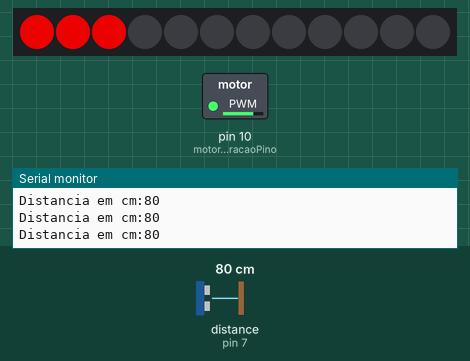
This sketch was run on a simulated Arduino Uno, built with avr-gcc and run on an emulated ATmega328P. Shown: 12 RGB LEDs in strip order, left to right, switched loads named in the sketch (green lamp = pin HIGH), the last lines printed to the serial monitor. Wiring (inferred from the names in the program): ultrasonic range finder: trigger pin 7; echo pin 7. Dashed ring = blinking. Inputs (shaded band) come from the test bench; at power-on: distance to the obstacle (sensor on pin 7) 80 cm. The echo pulse lasts 58.3 µs per cm; dim RGB values are drawn brighter than linear.

Above: at 1.3 s.
1.4 s: distance to the obstacle (sensor on pin 7) set to 2 cm
At 1.9 s:
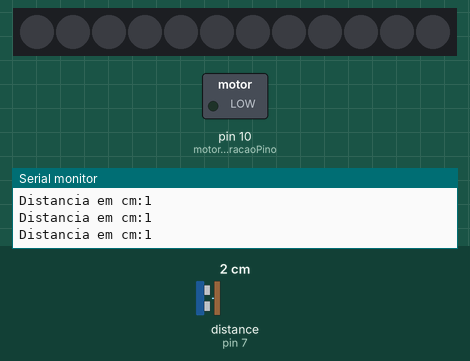
2.9 s: distance to the obstacle (sensor on pin 7) set to 120 cm
At 3.8 s:
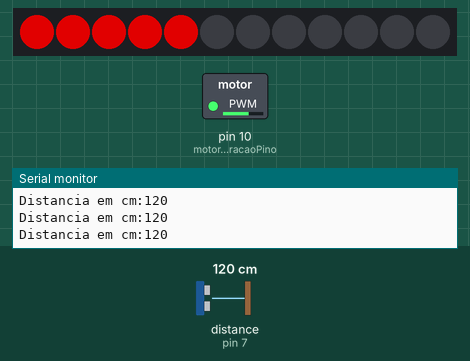
4.6 s: distance to the obstacle (sensor on pin 7) set to 250 cm
At 5.5 s:
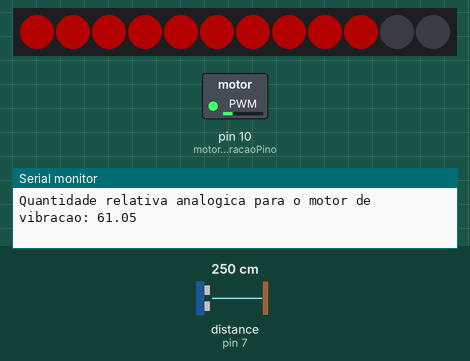
6.3 s: distance to the obstacle (sensor on pin 7) set to 35 cm
At 6.94 s:
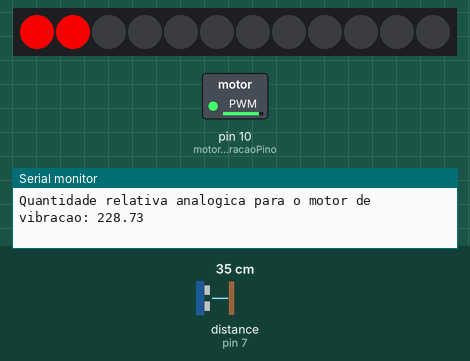
Timing chart, 0 to 9.6 s (numbered marks = the images above; inputs shaded):
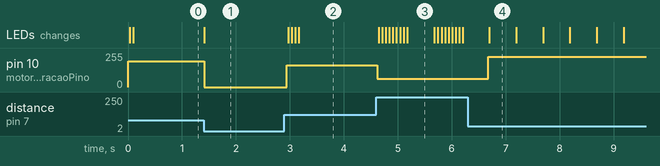

The sketch:

TesteDoisDetectarSinalizar.ino
```cpp
#include <Adafruit_NeoPixel.h>

// Led Strip Logic
const int numeroDePixels = 12;
const int pinoDoLed = 2;
Adafruit_NeoPixel ledStrip = Adafruit_NeoPixel(numeroDePixels, pinoDoLed, NEO_GRB + NEO_KHZ800);

const int sensorMaxDistance = 330;  // Maximum distance that the sensor can detect
const int sensorMinDistance = 5;    // Minimum distance that the sensor can detect
const int motorDeVibracaoPino = 10; // Vibration Motor Pin
const int pingPin = 7;              // Trigger Pin of Ultrasonic Sensor

int flag, proporcaoDaDistancia;
long duracao, distanciaEmCm;
double porcentagemDaDistancia;

void setup()
{
  ledStrip.begin(); // Initialize the ledStrip
  ledStrip.show();

  Serial.begin(9600);
  pinMode(motorDeVibracaoPino, OUTPUT);
}

void loop()
{
  pinMode(pingPin, OUTPUT);
  digitalWrite(pingPin, LOW);
  delayMicroseconds(2);
  digitalWrite(pingPin, HIGH);
  delayMicroseconds(5);
  digitalWrite(pingPin, LOW);
  pinMode(pingPin, INPUT);
  // read the time of the pulse
  duracao = pulseIn(pingPin, HIGH);

  // convert the time into a distance
  distanciaEmCm = microssegundosParaCentimetros(duracao);

  // if the distance is different from the previous distance, calculate the proportion of the distance and turn on the vibration motor
  if (flag != distanciaEmCm)
  {
    porcentagemDaDistancia = (double)distanciaEmCm / sensorMaxDistance;
    proporcaoDaDistancia = porcentagemDaDistancia * 12;

    Serial.print("Proporcao de distancia: ");
    Serial.println(proporcaoDaDistancia);
    ledStrip.clear();
    ledStrip.show();
    // if the distance is less than 5 cm or more than 330 cm, turn off the vibration motor
    if (distanciaEmCm <= sensorMaxDistance && distanciaEmCm >= sensorMinDistance)
    {
      for (int i = 0; i <= proporcaoDaDistancia; i++)
      {
        analogWrite(motorDeVibracaoPino, 255 - (porcentagemDaDistancia * 255));
        ledStrip.setPixelColor(i, ledStrip.Color(255 - (porcentagemDaDistancia * 255), 0, 0));
        ledStrip.show();
        Serial.print("Quantidade relativa analogica para o motor de vibracao: ");
        Serial.println(255 - (porcentagemDaDistancia * 255));
      }
      delay(300);
    }
    else
    {
      analogWrite(motorDeVibracaoPino, 0);
      ledStrip.clear();
      ledStrip.show();
    }
  }
  // update the flag with the current distance
  flag = distanciaEmCm;

  Serial.print("Distancia em cm:");
  Serial.println(distanciaEmCm);

  delay(100);
}

long microssegundosParaCentimetros(long microssegundos)
{
  return microssegundos / 29 / 2;
}
```

Measured:
- after the input at 1.4 s, pin 10 (motorDeVibracaoPino): 193/255 → 0/255 at once; the LEDs: change at once (image 1)
- after the input at 2.9 s, pin 10 (motorDeVibracaoPino): 0/255 → 162/255 at once; the LEDs: first change after 0.07 s (image 2 shows a later state)
- after the input at 4.6 s, pin 10 (motorDeVibracaoPino): 162/255 → 61/255 at once; the LEDs: first change after 0.05 s (image 3 shows a later state)
- after the input at 6.3 s, pin 10 (motorDeVibracaoPino): alternates 228/255 for 0.50 s and 227/255 for 0.50 s, starting after 0.37 s
- what the display in image 3 shows lasts 0.5 s, from 5.2 s to 5.7 s
